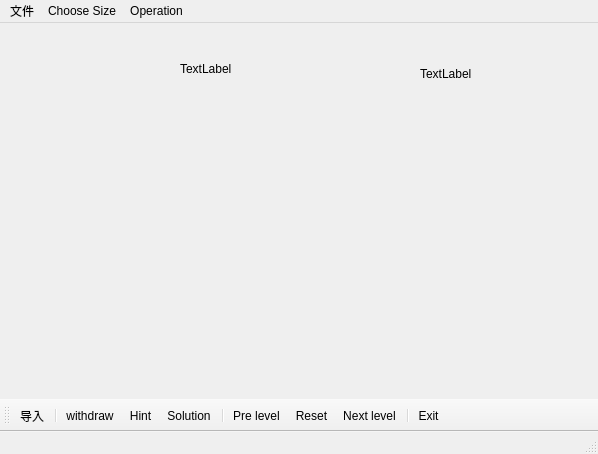
<?xml version="1.0" encoding="UTF-8"?>
<ui version="4.0">
 <class>MainWindow</class>
 <widget class="QMainWindow" name="MainWindow">
  <property name="geometry">
   <rect>
    <x>0</x>
    <y>0</y>
    <width>598</width>
    <height>454</height>
   </rect>
  </property>
  <property name="windowTitle">
   <string>MainWindow</string>
  </property>
  <widget class="QWidget" name="centralWidget">
   <widget class="QLabel" name="msgLabel">
    <property name="geometry">
     <rect>
      <x>180</x>
      <y>20</y>
      <width>91</width>
      <height>51</height>
     </rect>
    </property>
    <property name="text">
     <string>TextLabel</string>
    </property>
   </widget>
   <widget class="QLabel" name="stepLabel">
    <property name="geometry">
     <rect>
      <x>420</x>
      <y>20</y>
      <width>111</width>
      <height>61</height>
     </rect>
    </property>
    <property name="text">
     <string>TextLabel</string>
    </property>
   </widget>
  </widget>
  <widget class="QMenuBar" name="menuBar">
   <property name="geometry">
    <rect>
     <x>0</x>
     <y>0</y>
     <width>598</width>
     <height>23</height>
    </rect>
   </property>
   <widget class="QMenu" name="menu">
    <property name="title">
     <string>文件</string>
    </property>
    <addaction name="actionLoad"/>
   </widget>
   <widget class="QMenu" name="menuChoose_Diffi">
    <property name="title">
     <string>Choose Size</string>
    </property>
    <addaction name="action5_5"/>
    <addaction name="action6_6"/>
    <addaction name="action7_7"/>
    <addaction name="action8_8"/>
   </widget>
   <widget class="QMenu" name="menuReset">
    <property name="title">
     <string>Operation</string>
    </property>
    <addaction name="actionSol"/>
    <addaction name="actionExit"/>
   </widget>
   <addaction name="menu"/>
   <addaction name="menuChoose_Diffi"/>
   <addaction name="menuReset"/>
  </widget>
  <widget class="QToolBar" name="mainToolBar">
   <attribute name="toolBarArea">
    <enum>BottomToolBarArea</enum>
   </attribute>
   <attribute name="toolBarBreak">
    <bool>false</bool>
   </attribute>
   <addaction name="actionLoad"/>
   <addaction name="separator"/>
   <addaction name="actionWithdraw"/>
   <addaction name="actionHint"/>
   <addaction name="actionSol"/>
   <addaction name="separator"/>
   <addaction name="actionPre_level"/>
   <addaction name="actionReset"/>
   <addaction name="actionNext_level"/>
   <addaction name="separator"/>
   <addaction name="actionExit"/>
  </widget>
  <widget class="QStatusBar" name="statusBar"/>
  <action name="actionLoad">
   <property name="icon">
    <iconset resource="ziyuan.qrc">
     <normaloff>:/icons/loadfileI.png</normaloff>:/icons/loadfileI.png</iconset>
   </property>
   <property name="text">
    <string>导入</string>
   </property>
  </action>
  <action name="actionExit">
   <property name="icon">
    <iconset resource="ziyuan.qrc">
     <normaloff>:/icons/closeI.png</normaloff>:/icons/closeI.png</iconset>
   </property>
   <property name="text">
    <string>Exit</string>
   </property>
   <property name="toolTip">
    <string>&lt;html&gt;&lt;head/&gt;&lt;body&gt;&lt;p&gt;&lt;span style=&quot; font-weight:600; font-style:italic;&quot;&gt;exit&lt;/span&gt;&lt;/p&gt;&lt;/body&gt;&lt;/html&gt;</string>
   </property>
  </action>
  <action name="actionSol">
   <property name="icon">
    <iconset resource="ziyuan.qrc">
     <normaloff>:/icons/solution.png</normaloff>:/icons/solution.png</iconset>
   </property>
   <property name="text">
    <string>Solution</string>
   </property>
  </action>
  <action name="action5_5">
   <property name="text">
    <string>5*5</string>
   </property>
  </action>
  <action name="action6_6">
   <property name="text">
    <string>6*6</string>
   </property>
  </action>
  <action name="action7_7">
   <property name="text">
    <string>7*7</string>
   </property>
  </action>
  <action name="actionReset">
   <property name="icon">
    <iconset resource="ziyuan.qrc">
     <normaloff>:/icons/restartI.png</normaloff>:/icons/restartI.png</iconset>
   </property>
   <property name="text">
    <string>Reset</string>
   </property>
  </action>
  <action name="actionPre_level">
   <property name="icon">
    <iconset resource="ziyuan.qrc">
     <normaloff>:/icons/prevI.png</normaloff>:/icons/prevI.png</iconset>
   </property>
   <property name="text">
    <string>Pre level</string>
   </property>
  </action>
  <action name="actionNext_level">
   <property name="icon">
    <iconset resource="ziyuan.qrc">
     <normaloff>:/icons/nextI.png</normaloff>:/icons/nextI.png</iconset>
   </property>
   <property name="text">
    <string>Next level</string>
   </property>
  </action>
  <action name="actionWithdraw">
   <property name="icon">
    <iconset resource="ziyuan.qrc">
     <normaloff>:/icons/withdraw.png</normaloff>:/icons/withdraw.png</iconset>
   </property>
   <property name="text">
    <string>withdraw</string>
   </property>
  </action>
  <action name="actionHint">
   <property name="icon">
    <iconset resource="ziyuan.qrc">
     <normaloff>:/icons/hint.png</normaloff>:/icons/hint.png</iconset>
   </property>
   <property name="text">
    <string>Hint</string>
   </property>
  </action>
  <action name="action8_8">
   <property name="text">
    <string>8*8</string>
   </property>
  </action>
 </widget>
 <layoutdefault spacing="6" margin="11"/>
 <resources>
  <include location="ziyuan.qrc"/>
 </resources>
 <connections/>
</ui>
